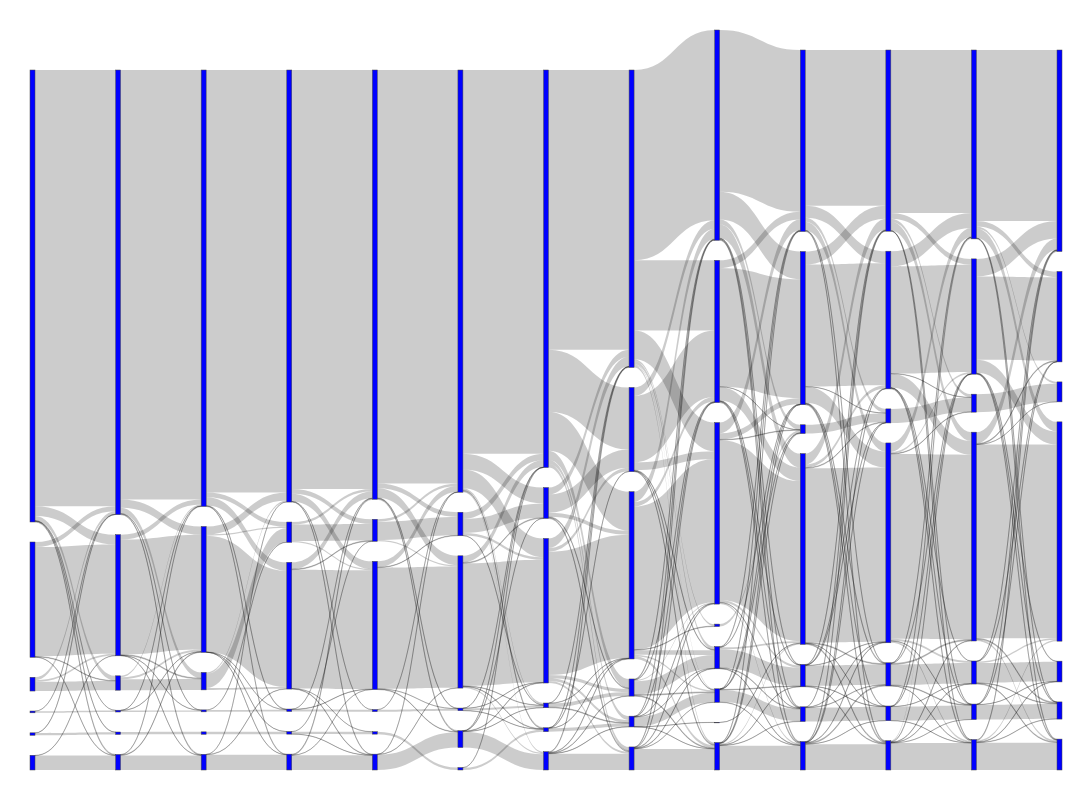

The code cell stored with this chart in its notebook:
### Code cell
fig.update_layout(font_size=15, width=1200, height=800, margin=dict(t=30,l=30,b=30,r=30))
fig.show()

### Figure 1 — Plotly figure (JSON) as saved in the notebook; plotly's stock layout.template omitted (floating-point values rounded to 4 significant figures; data arrays with more than 128 entries replaced by an {"elided": "..."} marker saying what was removed)
{"data": [{"link": {"source": {"elided": "349 int values"}, "target": {"elided": "349 int values"}, "value": {"elided": "349 int values"}}, "node": {"color": "blue", "thickness": 5}, "type": "sankey"}], "layout": {"font": {"size": 15}, "height": 800, "margin": {"b": 30, "l": 30, "r": 30, "t": 30}, "width": 1200}}
